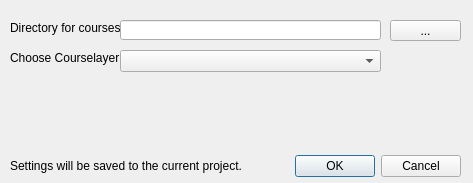
<?xml version="1.0" encoding="UTF-8"?>
<ui version="4.0">
 <class>PFCCourseDialogBase</class>
 <widget class="QDialog" name="PFCCourseDialogBase">
  <property name="geometry">
   <rect>
    <x>0</x>
    <y>0</y>
    <width>473</width>
    <height>183</height>
   </rect>
  </property>
  <property name="windowTitle">
   <string>PFC Course Builder</string>
  </property>
  <widget class="QDialogButtonBox" name="button_box">
   <property name="geometry">
    <rect>
     <x>120</x>
     <y>150</y>
     <width>341</width>
     <height>32</height>
    </rect>
   </property>
   <property name="orientation">
    <enum>Qt::Horizontal</enum>
   </property>
   <property name="standardButtons">
    <set>QDialogButtonBox::Cancel|QDialogButtonBox::Ok</set>
   </property>
  </widget>
  <widget class="QLabel" name="label">
   <property name="geometry">
    <rect>
     <x>10</x>
     <y>20</y>
     <width>151</width>
     <height>16</height>
    </rect>
   </property>
   <property name="text">
    <string>Directory for courses</string>
   </property>
  </widget>
  <widget class="QLineEdit" name="lineEditDirectory">
   <property name="geometry">
    <rect>
     <x>120</x>
     <y>20</y>
     <width>261</width>
     <height>20</height>
    </rect>
   </property>
   <property name="toolTip">
    <string>Base directory for saving courses</string>
   </property>
  </widget>
  <widget class="QPushButton" name="pushButtonDirectory">
   <property name="geometry">
    <rect>
     <x>390</x>
     <y>20</y>
     <width>71</width>
     <height>21</height>
    </rect>
   </property>
   <property name="toolTip">
    <string>Choose where to save courses.</string>
   </property>
   <property name="text">
    <string>...</string>
   </property>
  </widget>
  <widget class="QLabel" name="label_2">
   <property name="geometry">
    <rect>
     <x>10</x>
     <y>158</y>
     <width>281</width>
     <height>16</height>
    </rect>
   </property>
   <property name="text">
    <string>Settings will be saved to the current project.</string>
   </property>
  </widget>
  <widget class="QLabel" name="label_3">
   <property name="geometry">
    <rect>
     <x>10</x>
     <y>50</y>
     <width>151</width>
     <height>16</height>
    </rect>
   </property>
   <property name="text">
    <string>Choose Courselayer</string>
   </property>
  </widget>
  <widget class="QComboBox" name="comboBoxCourselayer">
   <property name="geometry">
    <rect>
     <x>120</x>
     <y>50</y>
     <width>261</width>
     <height>22</height>
    </rect>
   </property>
   <property name="toolTip">
    <string>Choose which layer to work from (handy if you have many courses loaded)</string>
   </property>
  </widget>
 </widget>
 <resources/>
 <connections>
  <connection>
   <sender>button_box</sender>
   <signal>accepted()</signal>
   <receiver>PFCCourseDialogBase</receiver>
   <slot>accept()</slot>
   <hints>
    <hint type="sourcelabel">
     <x>20</x>
     <y>20</y>
    </hint>
    <hint type="destinationlabel">
     <x>20</x>
     <y>20</y>
    </hint>
   </hints>
  </connection>
  <connection>
   <sender>button_box</sender>
   <signal>rejected()</signal>
   <receiver>PFCCourseDialogBase</receiver>
   <slot>reject()</slot>
   <hints>
    <hint type="sourcelabel">
     <x>20</x>
     <y>20</y>
    </hint>
    <hint type="destinationlabel">
     <x>20</x>
     <y>20</y>
    </hint>
   </hints>
  </connection>
 </connections>
</ui>
